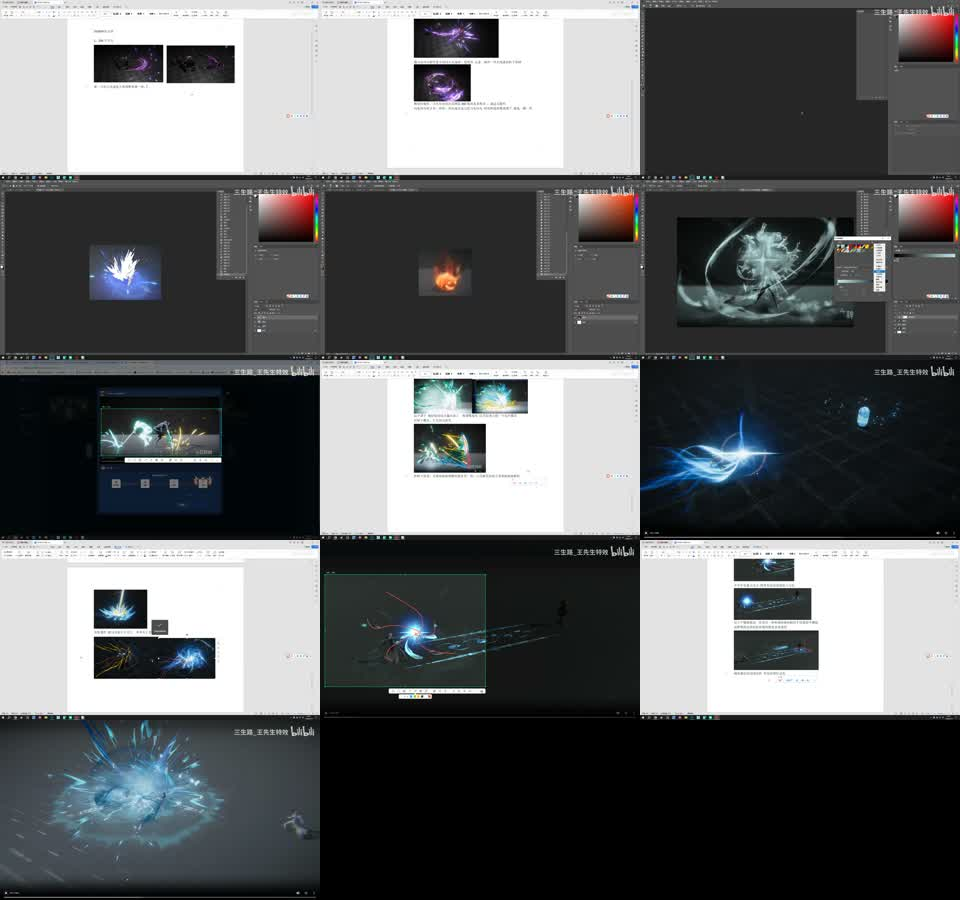
#> input picture knowledge/sources/SRC-2026-001/storyboard.jpg, 960 x 900 px
$ python -i prompt_condition_scorer.py   (imports and definitions only)
#> lines starting #> are read from the running program, lines starting #| are printed output that depends on the picture; after the words box and inside, x2 and y2 are one past the last pixel; in counts of white or black regions, pixels touching at a corner belong together
"""Train a gated, multi-task VFX Prompt-condition scorer from human frame labels."""

from __future__ import annotations

import argparse
import json
from collections import Counter
from datetime import datetime, timezone
from pathlib import Path
from typing import Any, Iterable

import cv2
import joblib
import numpy as np
from jsonschema import Draft202012Validator
from sklearn.linear_model import LogisticRegression
from sklearn.metrics import accuracy_score, balanced_accuracy_score, f1_score
from sklearn.model_selection import GroupKFold, cross_val_predict
from sklearn.pipeline import Pipeline
from sklearn.preprocessing import StandardScaler


CONDITION_FIELDS = ("风格", "主色", "特效类别", "节奏", "无长拖尾", "整体")
LABELS = ("符合", "部分符合", "不符合")
UNKNOWN = "无法判断"
SCHEMA_VERSION = "vfx_prompt_condition_scorer_dataset.v1"
MODEL_SCHEMA_VERSION = "vfx_prompt_condition_scorer.v1"


class ScorerNotReady(ValueError):
    pass


def _repo_root() -> Path:
    return Path(__file__).parents[3]


# [5 lines left out: function _read_json, not called in this run]


def _read_jsonl(path: Path) -> list[dict[str, Any]]:
    return [json.loads(line) for line in path.read_text(encoding="utf-8").splitlines() if line.strip()]


# [10 lines left out: functions _write_json, _write_jsonl, not called in this run]


def _resolve_repo_path(value: str | Path) -> Path:
    path = Path(value)
    return path.resolve() if path.is_absolute() else (_repo_root() / path).resolve()


def _read_image(path: Path) -> np.ndarray:
    try:
        image = cv2.imdecode(np.fromfile(str(path), dtype=np.uint8), cv2.IMREAD_COLOR)
#> image is the input picture: shape (900, 960, 3); mean B, G, R 99.2, 97.8, 95.6
    except OSError as error:
        raise ValueError(f"could not read frame {path}: {error}") from error
    if image is None:
        raise ValueError(f"could not decode frame {path}")
    return image


def _frame_features(path: Path) -> dict[str, float]:
    image = _read_image(path)
    hsv = cv2.cvtColor(image, cv2.COLOR_BGR2HSV)
#> hsv: shape (900, 960, 3); mean H, S, V 36, 30.8, 100.5
    gray = cv2.cvtColor(image, cv2.COLOR_BGR2GRAY)
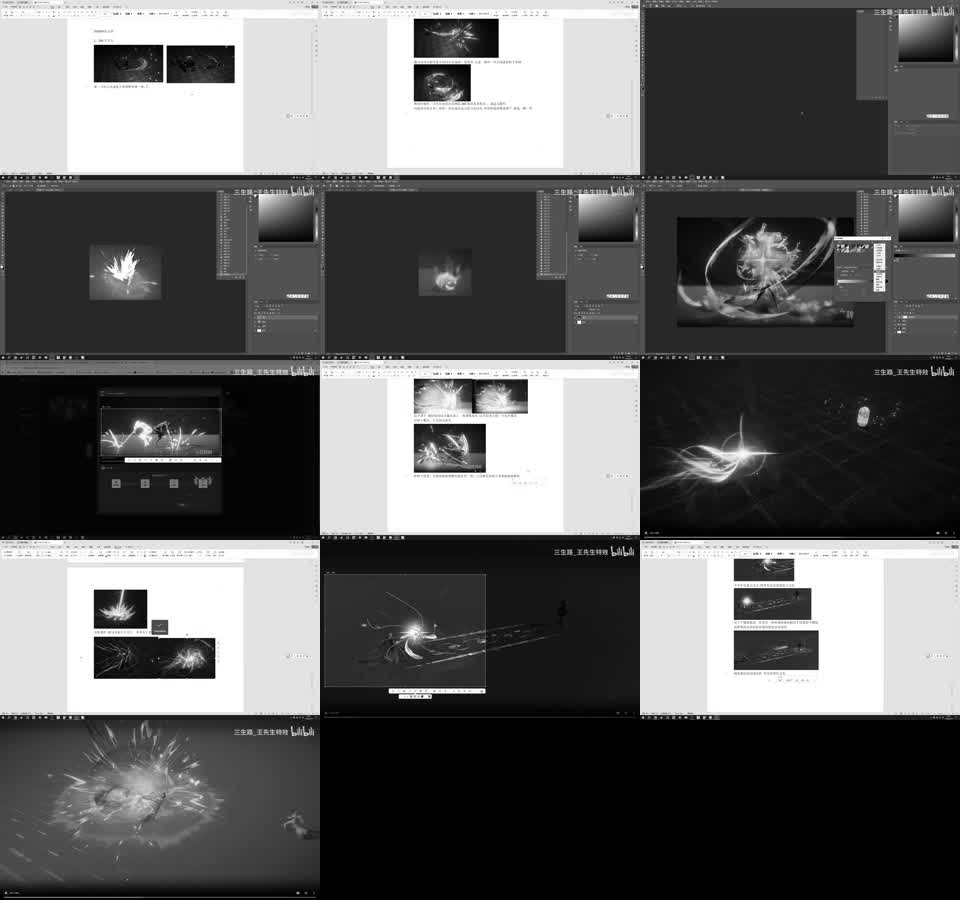
#> gray: shape (900, 960); min 0, max 255, mean 97.3
    corners = np.concatenate((
        image[:8, :8].reshape(-1, 3), image[:8, -8:].reshape(-1, 3),
        image[-8:, :8].reshape(-1, 3), image[-8:, -8:].reshape(-1, 3),
    ))
#> corners = 256 rows, first 8: [228, 230, 230], [237, 239, 239], [223, 225, 225], [210, 212, 212], [224, 226, 226], [234, 236, 236], [225, 227, 227], [218, 220, 220]
    background = np.median(corners, axis=0).astype(np.uint8)
#> background = [77, 78, 76]
    visible = cv2.cvtColor(cv2.absdiff(image, background), cv2.COLOR_BGR2GRAY) > 8
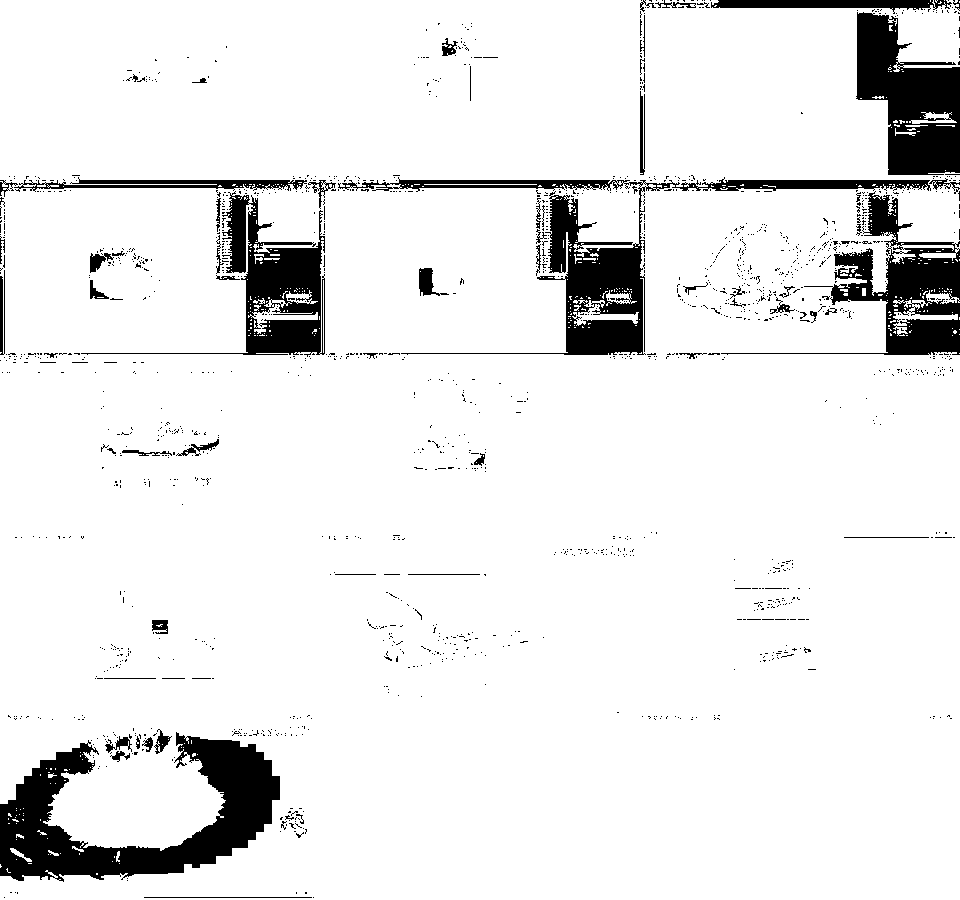
#> visible: shape (900, 960) bool; 91.6% white; 1544 black regions (1476 under 20 px), largest, box (x1, y1, x2, y2) and area: (0, 732, 280, 882) 17600, (338, 177, 931, 355) 13316, (856, 12, 960, 175) 10461
    saturated = hsv[:, :, 1] >= 45
#> saturated: shape (900, 960) bool; 22.2% white; 451 white regions (369 under 20 px), largest, box (x1, y1, x2, y2) and area: (640, 354, 960, 537) 52076, (0, 375, 320, 540) 47520, (32, 718, 225, 865) 18629
    colored = visible & saturated
#> colored: shape (900, 960) bool; 21.4% white; 489 white regions (407 under 20 px), largest, box (x1, y1, x2, y2) and area: (640, 354, 960, 537) 52052, (0, 375, 320, 540) 47335, (48, 718, 225, 849) 14772
    total = float(visible.size or 1)
#> total = 864000
    blue = (hsv[:, :, 0] >= 90) & (hsv[:, :, 0] <= 132)
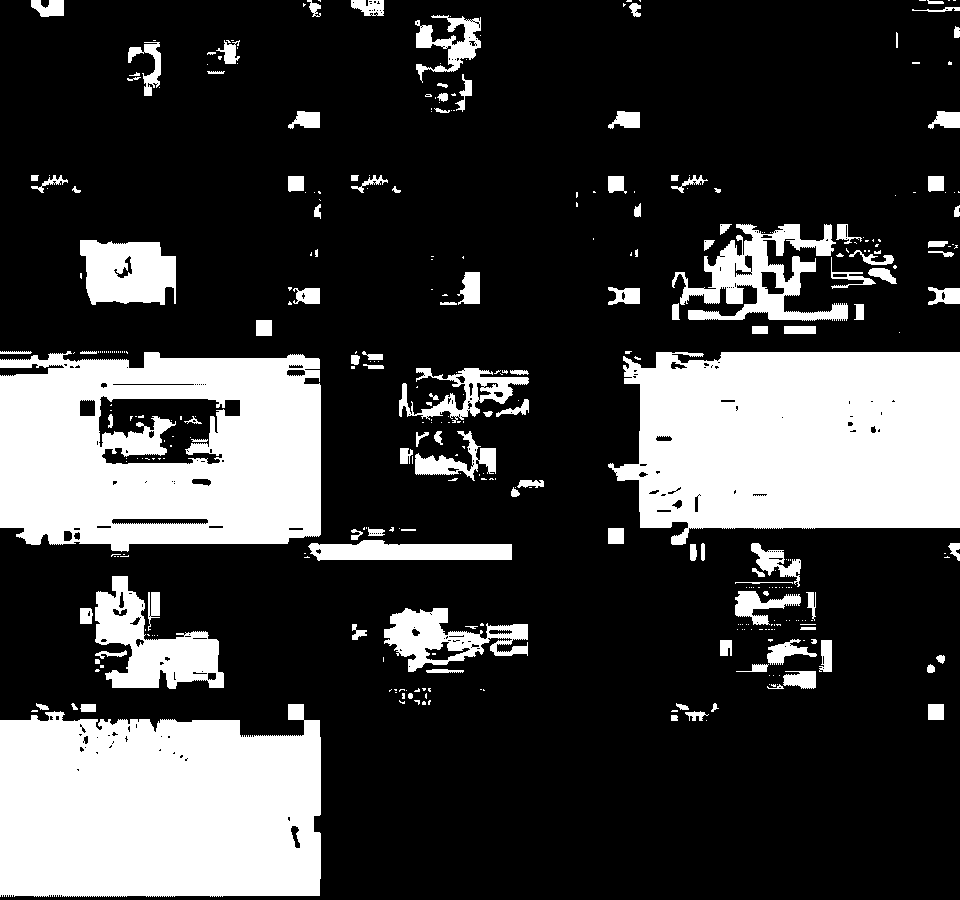
#> blue: shape (900, 960) bool; 24.8% white; 366 white regions (241 under 20 px), largest, box (x1, y1, x2, y2) and area: (608, 352, 960, 545) 56163, (0, 704, 321, 897) 55429, (0, 351, 321, 552) 51688
    warm = (hsv[:, :, 0] <= 30) | (hsv[:, :, 0] >= 170)
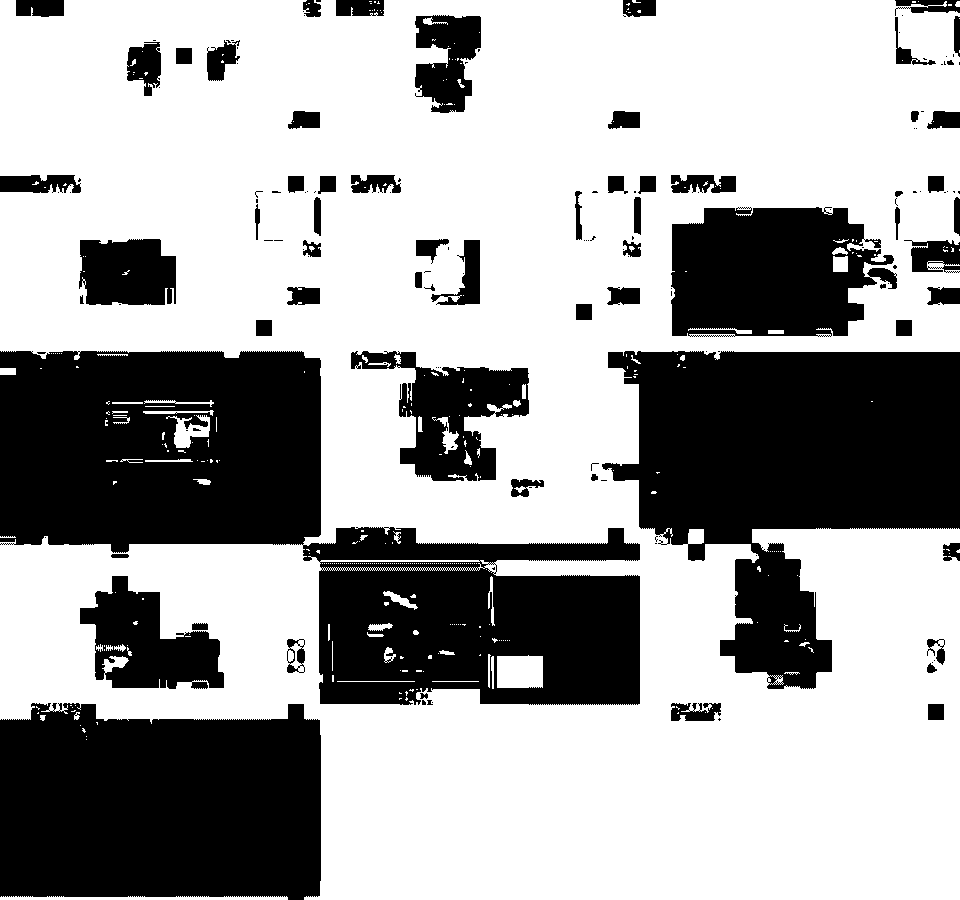
#> warm: shape (900, 960) bool; 64.4% white; 155 black regions (90 under 20 px), largest, box (x1, y1, x2, y2) and area: (0, 351, 640, 705) 106146, (602, 351, 960, 689) 69457, (0, 703, 321, 900) 58001
    edges = cv2.Canny(gray, 40, 120)
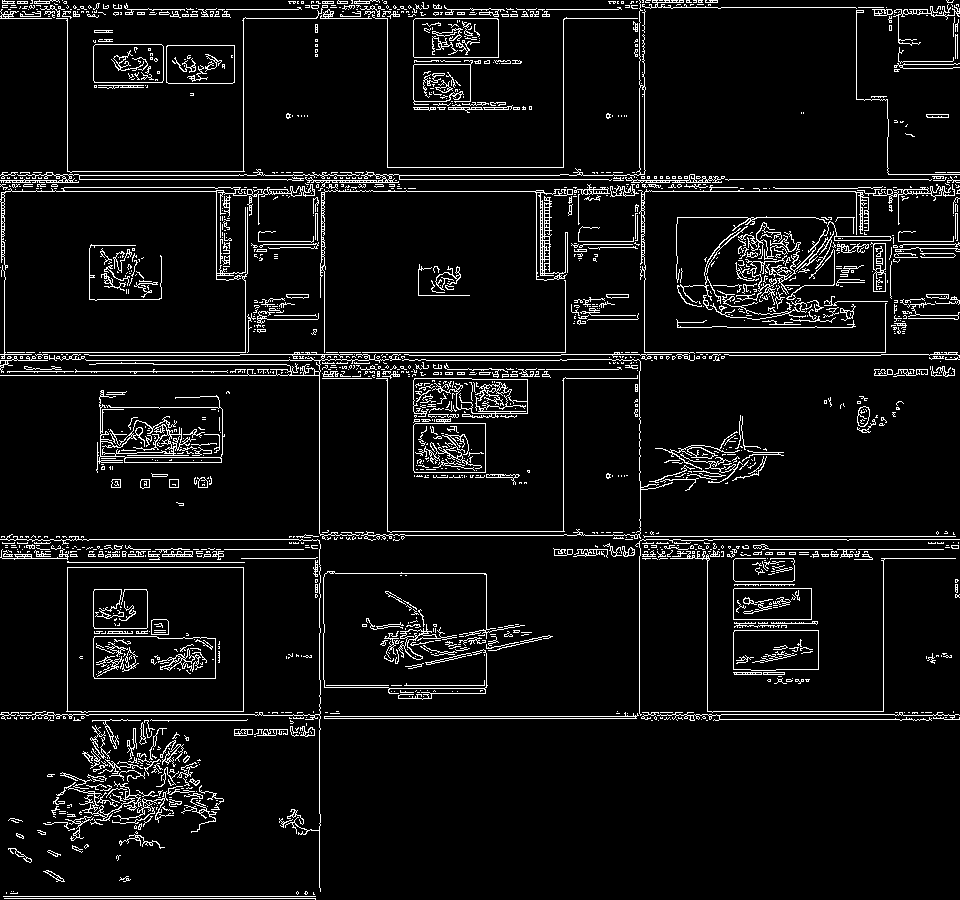
#> edges: shape (900, 960); 6.5% white in thin lines or dots
    return {
        "visible_ratio": float(visible.mean()),
        "saturation": float(hsv[:, :, 1][colored].mean() / 255.0) if colored.any() else 0.0,
        "brightness": float(gray[visible].mean() / 255.0) if visible.any() else 0.0,
        "blue_fraction": float(blue[colored].mean()) if colored.any() else 0.0,
        "warm_fraction": float(warm[colored].mean()) if colored.any() else 0.0,
        "edge_density": float((edges > 0).sum() / total),
        "overexposed_ratio": float((gray >= 245).mean()),
    }


# [208 lines left out: functions extract_sequence_features, _feature_names, build_dataset, _training_rows, _check_training, train_scorer and 2 more, not called in this run]


# [2 lines not run here, left out]

>>> result = _frame_features('../../../knowledge/sources/SRC-2026-001/storyboard.jpg')
#> result = {'visible_ratio': 0.916, 'saturation': 0.484, 'brightness': 0.388, 'blue_fraction': 0.761, 'warm_fraction': 0.0689, 'edge_density': 0.0651, 'overexposed_ratio': 0.123}
